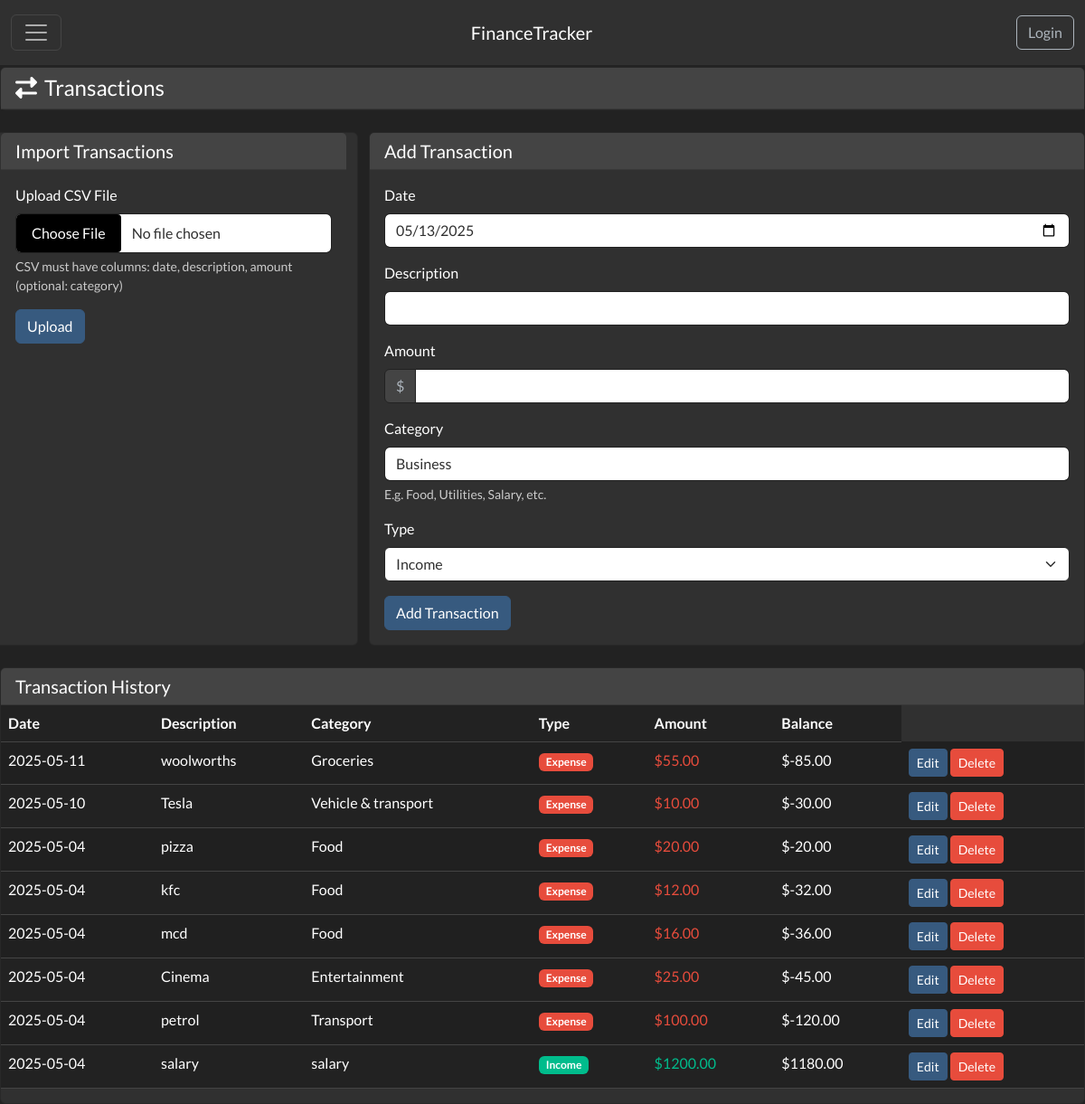
The app's page /transactions/transactions, older data.
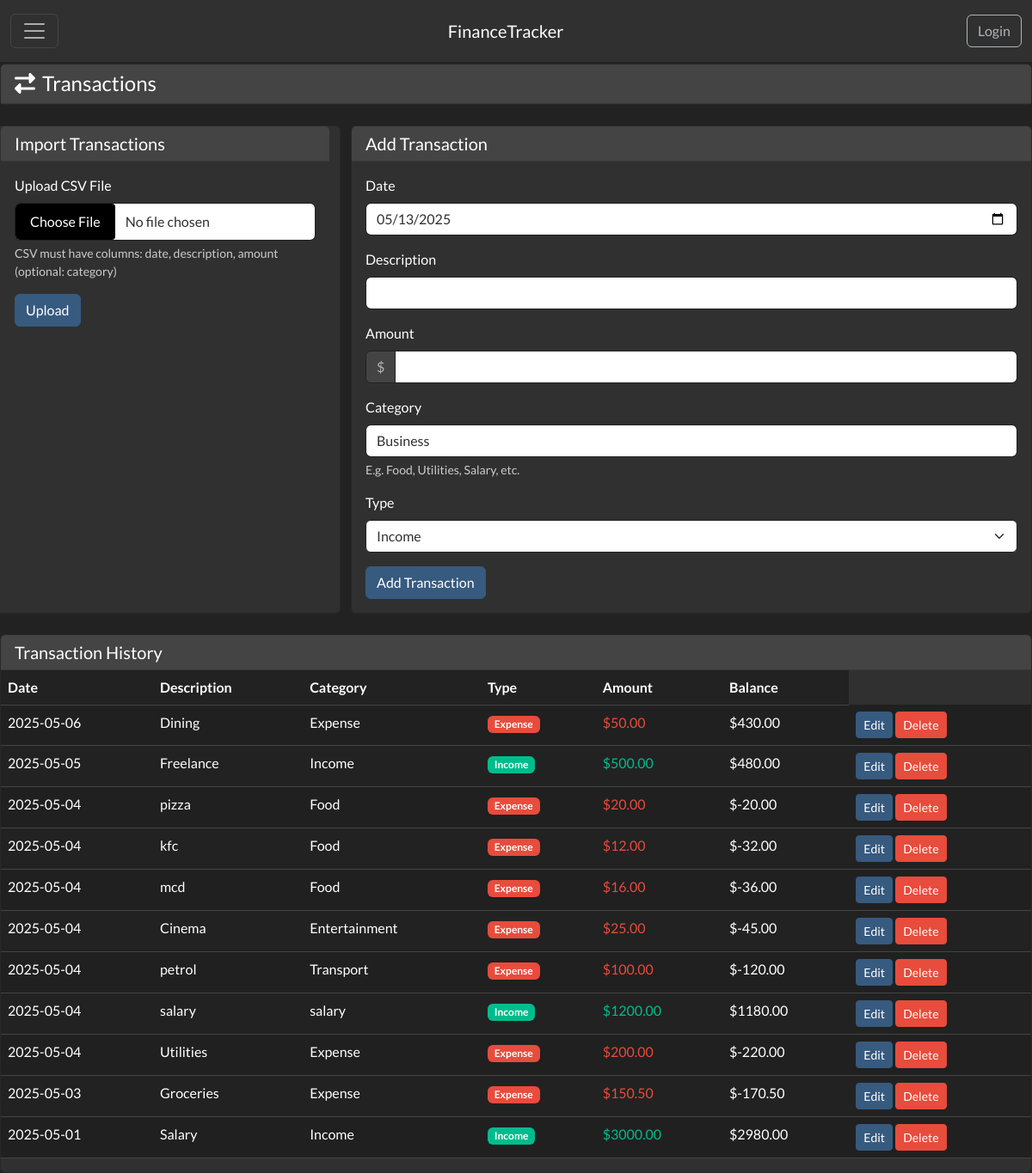
The same page, newer data.
### app/transactions/models.py (models this page shows, shortened)
class Transaction(db.Model):
    id = db.Column(db.Integer, primary_key=True)
    user_id = db.Column(db.Integer, db.ForeignKey('user.id'), nullable=False)
    date = db.Column(db.DateTime, nullable=False, default=datetime.utcnow)
    description = db.Column(db.String(256), nullable=False)
    amount = db.Column(db.Float, nullable=False)
    balance = db.Column(db.Float, nullable=False)
    category = db.Column(db.String(64), nullable=True)
    transaction_type = db.Column(db.String(32), nullable=True)  # income, expense, transfer

### app/transactions/routes.py (the view, shortened to what this page needs)
@transactions_bp.route('/transactions', methods=['GET', 'POST'])
def transactions():
    upload_form = TransactionUploadForm()
    transaction_form = TransactionForm()
    transactions = Transaction.query.filter_by(user_id=1).order_by(Transaction.date.desc()).all()
    return render_template('transactions/transactions.html', title='Transactions',
                           upload_form=upload_form,
                           transaction_form=transaction_form,
                           transactions=transactions)

### app/transactions/forms.py
class TransactionUploadForm(FlaskForm):
    csv_file = FileField('Upload CSV File', validators=[DataRequired()])
    submit = SubmitField('Upload')

### app/transactions/templates/transactions/transactions.html (shortened to what this page needs)
{% extends "base.html" %}
{% block content %}
<div class="row mb-4 mt-4">
    <div class="col-md-12">
        <div class="card">
            <div class="card-header">
                <h4 class="mb-0"><i class="fas fa-exchange-alt me-2"></i>Transactions</h4>
            </div>
        </div>
    </div>
</div>
<div class="row">
    <div class="card col-sm-4 mb-4">
        <div class="card-header">
            <h5 class="mb-0">Import Transactions</h5>
        </div>
        <div class="card-body">
            <form method="POST" action="{{ url_for('transactions.upload_transactions') }}" enctype="multipart/form-data">
                <div class="mb-3">
                    {{ upload_form.csv_file.label(class="form-label") }}
                    {% if upload_form.csv_file.errors %}
                        {{ upload_form.csv_file(class="form-control is-invalid") }}
                        <div class="invalid-feedback">
                            {% for error in upload_form.csv_file.errors %}
                                {{ error }}
                            {% endfor %}
                        </div>
                    {% else %}
                        {{ upload_form.csv_file(class="form-control") }}
                    {% endif %}
                    <div class="form-text">CSV must have columns: date, description, amount (optional: category)</div>
                </div>
                <div class="gap-2">
                    {{ upload_form.submit(class="btn btn-primary") }}
                </div>
            </form>
        </div>
    </div>
    <div class="col mb-4">
        <div class="card h-100">
            <div class="card-header">
                <h5 class="mb-0">Add Transaction</h5>
            </div>
            <div class="card-body">
                <form method="POST" action="">
                    <div class="mb-3">
                        {{ transaction_form.date.label(class="form-label") }}
                        {% if transaction_form.date.errors %}
                            {{ transaction_form.date(class="form-control is-invalid") }}
                            <div class="invalid-feedback">
                                {% for error in transaction_form.date.errors %}
                                    {{ error }}
                                {% endfor %}
                            </div>
                        {% else %}
                            {{ transaction_form.date(class="form-control", type="date") }}
                        {% endif %}
                    </div>
                    <div class="mb-3">
                        {{ transaction_form.description.label(class="form-label") }}
                        {% if transaction_form.description.errors %}
                            {{ transaction_form.description(class="form-control is-invalid") }}
                            <div class="invalid-feedback">
                                {% for error in transaction_form.description.errors %}
                                    {{ error }}
                                {% endfor %}
                            </div>
                        {% else %}
                            {{ transaction_form.description(class="form-control") }}
                        {% endif %}
                    </div>
                    <div class="mb-3">
                        {{ transaction_form.amount.label(class="form-label") }}
                        <div class="input-group">
                            <span class="input-group-text">$</span>
                            {% if transaction_form.amount.errors %}
                                {{ transaction_form.amount(class="form-control is-invalid", step="0.01") }}
                                <div class="invalid-feedback">
                                    {% for error in transaction_form.amount.errors %}
                                        {{ error }}
                                    {% endfor %}
                                </div>
                            {% else %}
                                {{ transaction_form.amount(class="form-control", step="0.01") }}
                            {% endif %}
                        </div>
                    </div>
                    <div class="mb-3">
                        {{ transaction_form.category.label(class="form-label") }}
                        {% if transaction_form.category.errors %}
                            {{ transaction_form.category(class="form-control is-invalid") }}
                            <div class="invalid-feedback">
                                {% for error in transaction_form.category.errors %}
                                    {{ error }}
                                {% endfor %}
                            </div>
                        {% else %}
                            {{ transaction_form.category(class="form-control") }}
                        {% endif %}
                        <div class="form-text">E.g. Food, Utilities, Salary, etc.</div>
                    </div>
                    <div class="mb-3">
                        {{ transaction_form.transaction_type.label(class="form-label") }}
                        {% if transaction_form.transaction_type.errors %}
                            {{ transaction_form.transaction_type(class="form-select is-invalid") }}
                            <div class="invalid-feedback">
                                {% for error in transaction_form.transaction_type.errors %}
                                    {{ error }}
                                {% endfor %}
                            </div>
                        {% else %}
                            {{ transaction_form.transaction_type(class="form-select") }}
                        {% endif %}
                    </div>
                    <div class="gap-2">
                        {{ transaction_form.submit(class="btn btn-primary") }}
                    </div>
                </form>
            </div>
        </div>
    </div>
</div>
<div class="row">
    <div class="col">
        <div class="card h-100">
            <div class="card-header">
                <h5 class="mb-0">Transaction History</h5>
            </div>
            <div class="card-body p-0">
                <div class="table-responsive">
                    <table class="table table-striped table-hover" id="transactions-table">
                        <thead>
                            <tr>
                                <th>Date</th>
                                <th>Description</th>
                                <th>Category</th>
                                <th>Type</th>
                                <th>Amount</th>
                                <th>Balance</th>
                            </tr>
                        </thead>
                        <tbody>
                            {% if transactions %}
                                {% for transaction in transactions %}
                                <tr>
                                    <td>{{ transaction.date.strftime('%Y-%m-%d') }}</td>
                                    <td>{{ transaction.description }}</td>
                                    <td>{{ transaction.category or 'Uncategorized' }}</td>
                                    <td>
                                        <span class="badge {{ 'bg-success' if transaction.transaction_type == 'income' else 'bg-danger' }}">
                                            {{ transaction.transaction_type.title() }}
                                        </span>
                                    </td>
                                    <td class="{{ 'text-success' if transaction.transaction_type == 'income' else 'text-danger' }}">
                                        {{ "$%.2f"|format(transaction.amount) }}
                                    </td>
                                    <td>{{ "$%.2f"|format(transaction.balance) }}</td>
                                    <td>
                                        <button class="btn btn-sm btn-primary edit-transaction" data-transaction-id="{{ transaction.id }}" data-bs-toggle="modal" data-bs-target="#editTransactionModal">
                                             Edit
                                        </button>
                                        <button class="btn btn-sm btn-danger delete-transaction" data-transaction-id="{{ transaction.id }}">
                                           Delete
                                        </button>
                                    </td>
                                </tr>
                                {% endfor %}
                            {% else %}
                                <tr>
                                    <td colspan="6" class="text-center">No transactions found</td>
                                </tr>
                            {% endif %}
                        </tbody>
                    </table>
                </div>
            </div>
        </div>
    </div>
</div>
{% endblock %}

### app/templates/base.html (shortened to what this page needs)
<!doctype html>
<html>
<head>
    {% block head %}
    <link rel="stylesheet" href="{{ url_for('static', filename='css/style.css') }}">
    <link href="https://cdn.jsdelivr.net/npm/bootswatch@5.3.0/dist/darkly/bootstrap.min.css" rel="stylesheet">
    {% endblock %}
</head>
<body>
    <header>
        <nav class="navbar navbar-dark bg-dark fixed-top">
            <div class="container-fluid">
                <button class="navbar-toggler" type="button" data-bs-toggle="offcanvas" data-bs-target="#offcanvasDarkNavbar" aria-controls="offcanvasDarkNavbar" aria-label="Toggle navigation">
                    <span class="navbar-toggler-icon"></span>
                  </button>
                  <a class="navbar-brand" href="{{ url_for('home') }}">
                  FinanceTracker
                  </a>
                {% if session.get('user') %}
                    <a href="{{ url_for('authentication.profile') }}" class="profile-link">
                        <div class="profile-circle">
                            {% if session.user.profile_image %}
                                <img src="{{ session.user.profile_image }}" alt="Profile" class="profile-image">
                            {% else %}
                                <span class="profile-initials">{{ session.user.first_name[0] }}{{ session.user.last_name[0] }}</span>
                            {% endif %}
                        </div>
                    </a>
                {% else %}
                    <a class="btn btn-outline-light" href="{{ url_for('authentication.login') }}">Login</a>
                {% endif %}
            </div>
          </nav>
      </header>
    {% block content %}
    {% endblock %}
</body>
</html>

Row changes from the older to the newer data that the page shows:
added Transaction: amount "$50.00", balance "$430.00"
added Transaction: amount "$500.00", balance "$480.00"
added Transaction: amount "$200.00", balance "$-220.00"
changed Transaction "Groceries": date "2025-05-11" → "2025-05-03"; description "woolworths" → "Groceries"; category "Groceries" → "Expense"; amount "$55.00" → "$150.50"; balance "$-85.00" → "$-170.50"; moves down the list
changed Transaction: date "2025-05-10" → "2025-05-01"; description "Tesla" → "Salary"; category "Vehicle & transport" → "Income"; transaction_type "Expense" → "Income"; amount "$10.00" → "$3000.00"; balance "$-30.00" → "$2980.00"; moves down the list
